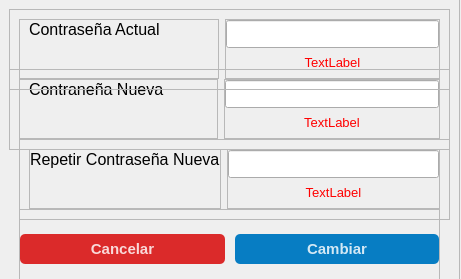
<?xml version="1.0" encoding="UTF-8"?>
<ui version="4.0">
 <class>Dialog</class>
 <widget class="QDialog" name="Dialog">
  <property name="geometry">
   <rect>
    <x>0</x>
    <y>0</y>
    <width>461</width>
    <height>279</height>
   </rect>
  </property>
  <property name="windowTitle">
   <string>Dialog</string>
  </property>
  <widget class="QFrame" name="frame">
   <property name="geometry">
    <rect>
     <x>-1</x>
     <y>-1</y>
     <width>461</width>
     <height>311</height>
    </rect>
   </property>
   <property name="frameShape">
    <enum>QFrame::StyledPanel</enum>
   </property>
   <property name="frameShadow">
    <enum>QFrame::Raised</enum>
   </property>
   <widget class="QFrame" name="frame_7">
    <property name="geometry">
     <rect>
      <x>20</x>
      <y>140</y>
      <width>431</width>
      <height>81</height>
     </rect>
    </property>
    <property name="frameShape">
     <enum>QFrame::StyledPanel</enum>
    </property>
    <property name="frameShadow">
     <enum>QFrame::Raised</enum>
    </property>
    <layout class="QGridLayout" name="gridLayout_3">
     <item row="0" column="0">
      <widget class="QFrame" name="frame_6">
       <property name="frameShape">
        <enum>QFrame::StyledPanel</enum>
       </property>
       <property name="frameShadow">
        <enum>QFrame::Raised</enum>
       </property>
       <layout class="QVBoxLayout" name="verticalLayout_5">
        <property name="leftMargin">
         <number>0</number>
        </property>
        <property name="topMargin">
         <number>0</number>
        </property>
        <property name="rightMargin">
         <number>0</number>
        </property>
        <item>
         <widget class="QLabel" name="label_3">
          <property name="font">
           <font>
            <pointsize>12</pointsize>
           </font>
          </property>
          <property name="text">
           <string>Repetir Contraseña Nueva</string>
          </property>
          <property name="alignment">
           <set>Qt::AlignLeading|Qt::AlignLeft|Qt::AlignTop</set>
          </property>
         </widget>
        </item>
        <item>
         <widget class="QLabel" name="label_7">
          <property name="text">
           <string/>
          </property>
         </widget>
        </item>
       </layout>
      </widget>
     </item>
     <item row="0" column="1">
      <widget class="QFrame" name="frame_5">
       <property name="minimumSize">
        <size>
         <width>0</width>
         <height>40</height>
        </size>
       </property>
       <property name="maximumSize">
        <size>
         <width>16777215</width>
         <height>60</height>
        </size>
       </property>
       <property name="frameShape">
        <enum>QFrame::StyledPanel</enum>
       </property>
       <property name="frameShadow">
        <enum>QFrame::Raised</enum>
       </property>
       <layout class="QVBoxLayout" name="verticalLayout_4">
        <property name="spacing">
         <number>0</number>
        </property>
        <property name="leftMargin">
         <number>0</number>
        </property>
        <property name="topMargin">
         <number>0</number>
        </property>
        <property name="rightMargin">
         <number>0</number>
        </property>
        <property name="bottomMargin">
         <number>2</number>
        </property>
        <item>
         <widget class="QLineEdit" name="passNuevaRep">
          <property name="maximumSize">
           <size>
            <width>16777215</width>
            <height>30</height>
           </size>
          </property>
          <property name="echoMode">
           <enum>QLineEdit::Password</enum>
          </property>
         </widget>
        </item>
        <item>
         <widget class="QLabel" name="nueva1">
          <property name="font">
           <font>
            <pointsize>10</pointsize>
           </font>
          </property>
          <property name="styleSheet">
           <string notr="true">color: rgb(255, 0, 0);</string>
          </property>
          <property name="text">
           <string>TextLabel</string>
          </property>
          <property name="alignment">
           <set>Qt::AlignCenter</set>
          </property>
         </widget>
        </item>
       </layout>
      </widget>
     </item>
    </layout>
   </widget>
   <widget class="QFrame" name="frame_8">
    <property name="geometry">
     <rect>
      <x>10</x>
      <y>70</y>
      <width>441</width>
      <height>81</height>
     </rect>
    </property>
    <property name="frameShape">
     <enum>QFrame::StyledPanel</enum>
    </property>
    <property name="frameShadow">
     <enum>QFrame::Raised</enum>
    </property>
    <layout class="QGridLayout" name="gridLayout">
     <item row="0" column="0">
      <widget class="QFrame" name="frame_9">
       <property name="frameShape">
        <enum>QFrame::StyledPanel</enum>
       </property>
       <property name="frameShadow">
        <enum>QFrame::Raised</enum>
       </property>
       <layout class="QVBoxLayout" name="verticalLayout_6">
        <property name="topMargin">
         <number>0</number>
        </property>
        <item>
         <widget class="QLabel" name="label_8">
          <property name="font">
           <font>
            <pointsize>12</pointsize>
           </font>
          </property>
          <property name="text">
           <string>Contraneña Nueva          </string>
          </property>
          <property name="alignment">
           <set>Qt::AlignLeading|Qt::AlignLeft|Qt::AlignTop</set>
          </property>
         </widget>
        </item>
        <item>
         <widget class="QLabel" name="label_9">
          <property name="text">
           <string/>
          </property>
         </widget>
        </item>
       </layout>
      </widget>
     </item>
     <item row="0" column="1">
      <widget class="QFrame" name="frame_10">
       <property name="maximumSize">
        <size>
         <width>16777215</width>
         <height>60</height>
        </size>
       </property>
       <property name="frameShape">
        <enum>QFrame::StyledPanel</enum>
       </property>
       <property name="frameShadow">
        <enum>QFrame::Raised</enum>
       </property>
       <layout class="QVBoxLayout" name="verticalLayout_7">
        <property name="spacing">
         <number>0</number>
        </property>
        <property name="leftMargin">
         <number>0</number>
        </property>
        <property name="topMargin">
         <number>0</number>
        </property>
        <property name="rightMargin">
         <number>0</number>
        </property>
        <property name="bottomMargin">
         <number>2</number>
        </property>
        <item>
         <widget class="QLineEdit" name="passNueva">
          <property name="maximumSize">
           <size>
            <width>16777215</width>
            <height>30</height>
           </size>
          </property>
          <property name="echoMode">
           <enum>QLineEdit::Password</enum>
          </property>
         </widget>
        </item>
        <item>
         <widget class="QLabel" name="nueva">
          <property name="font">
           <font>
            <pointsize>10</pointsize>
           </font>
          </property>
          <property name="styleSheet">
           <string notr="true">color: rgb(255, 0, 0);</string>
          </property>
          <property name="text">
           <string>TextLabel</string>
          </property>
          <property name="alignment">
           <set>Qt::AlignCenter</set>
          </property>
         </widget>
        </item>
       </layout>
      </widget>
     </item>
    </layout>
   </widget>
   <widget class="QFrame" name="frame_11">
    <property name="geometry">
     <rect>
      <x>10</x>
      <y>10</y>
      <width>441</width>
      <height>81</height>
     </rect>
    </property>
    <property name="frameShape">
     <enum>QFrame::StyledPanel</enum>
    </property>
    <property name="frameShadow">
     <enum>QFrame::Raised</enum>
    </property>
    <layout class="QGridLayout" name="gridLayout_2">
     <item row="0" column="0">
      <widget class="QFrame" name="frame_12">
       <property name="maximumSize">
        <size>
         <width>16777215</width>
         <height>100</height>
        </size>
       </property>
       <property name="frameShape">
        <enum>QFrame::StyledPanel</enum>
       </property>
       <property name="frameShadow">
        <enum>QFrame::Raised</enum>
       </property>
       <layout class="QVBoxLayout" name="verticalLayout_8">
        <property name="spacing">
         <number>0</number>
        </property>
        <property name="topMargin">
         <number>0</number>
        </property>
        <property name="rightMargin">
         <number>0</number>
        </property>
        <property name="bottomMargin">
         <number>0</number>
        </property>
        <item>
         <widget class="QLabel" name="label_11">
          <property name="font">
           <font>
            <pointsize>12</pointsize>
           </font>
          </property>
          <property name="text">
           <string>Contraseña Actual             </string>
          </property>
          <property name="alignment">
           <set>Qt::AlignLeading|Qt::AlignLeft|Qt::AlignTop</set>
          </property>
         </widget>
        </item>
        <item>
         <widget class="QLabel" name="label_12">
          <property name="text">
           <string/>
          </property>
         </widget>
        </item>
       </layout>
      </widget>
     </item>
     <item row="0" column="1">
      <widget class="QFrame" name="frame_13">
       <property name="maximumSize">
        <size>
         <width>16777215</width>
         <height>60</height>
        </size>
       </property>
       <property name="frameShape">
        <enum>QFrame::StyledPanel</enum>
       </property>
       <property name="frameShadow">
        <enum>QFrame::Raised</enum>
       </property>
       <layout class="QVBoxLayout" name="verticalLayout_9">
        <property name="spacing">
         <number>0</number>
        </property>
        <property name="leftMargin">
         <number>0</number>
        </property>
        <property name="topMargin">
         <number>0</number>
        </property>
        <property name="rightMargin">
         <number>0</number>
        </property>
        <property name="bottomMargin">
         <number>2</number>
        </property>
        <item>
         <widget class="QLineEdit" name="passActual">
          <property name="maximumSize">
           <size>
            <width>16777215</width>
            <height>30</height>
           </size>
          </property>
          <property name="echoMode">
           <enum>QLineEdit::Password</enum>
          </property>
         </widget>
        </item>
        <item>
         <widget class="QLabel" name="actual">
          <property name="font">
           <font>
            <pointsize>10</pointsize>
           </font>
          </property>
          <property name="styleSheet">
           <string notr="true">color: rgb(255, 0, 0);</string>
          </property>
          <property name="text">
           <string>TextLabel</string>
          </property>
          <property name="alignment">
           <set>Qt::AlignCenter</set>
          </property>
         </widget>
        </item>
       </layout>
      </widget>
     </item>
    </layout>
   </widget>
   <widget class="QFrame" name="frame_3">
    <property name="geometry">
     <rect>
      <x>20</x>
      <y>210</y>
      <width>421</width>
      <height>80</height>
     </rect>
    </property>
    <property name="sizePolicy">
     <sizepolicy hsizetype="Preferred" vsizetype="Expanding">
      <horstretch>0</horstretch>
      <verstretch>0</verstretch>
     </sizepolicy>
    </property>
    <property name="minimumSize">
     <size>
      <width>0</width>
      <height>80</height>
     </size>
    </property>
    <property name="maximumSize">
     <size>
      <width>16777215</width>
      <height>60</height>
     </size>
    </property>
    <property name="frameShape">
     <enum>QFrame::StyledPanel</enum>
    </property>
    <property name="frameShadow">
     <enum>QFrame::Raised</enum>
    </property>
    <layout class="QHBoxLayout" name="horizontalLayout">
     <property name="spacing">
      <number>10</number>
     </property>
     <property name="leftMargin">
      <number>0</number>
     </property>
     <property name="topMargin">
      <number>0</number>
     </property>
     <property name="rightMargin">
      <number>0</number>
     </property>
     <property name="bottomMargin">
      <number>0</number>
     </property>
     <item>
      <widget class="QPushButton" name="pushButton">
       <property name="maximumSize">
        <size>
         <width>16777215</width>
         <height>30</height>
        </size>
       </property>
       <property name="font">
        <font>
         <pointsize>11</pointsize>
         <bold>true</bold>
        </font>
       </property>
       <property name="styleSheet">
        <string notr="true">#pushButton{
    background-color: rgba(215, 0, 0, 210); /* Fondo rojo sólido */
    color: rgba(255, 255, 255, 210); /* Texto en blanco */
    border-radius: 5px;
}

#pushButton:hover {
    background-color: rgba(200, 0, 0, 255); /* Rojo más oscuro para el hover */
    color: rgba(255, 255, 255, 210); /* Mantenemos el texto en blanco */
}

#pushButton :pressed {
    background-color: rgba(150, 0, 0, 255); /* Rojo aún más oscuro para el estado presionado */
    padding-left: 5px; /* Efecto de presión */
    padding-top: 5px; /* Efecto de presión */
}</string>
       </property>
       <property name="text">
        <string>Cancelar</string>
       </property>
      </widget>
     </item>
     <item>
      <widget class="QPushButton" name="pushButton_2">
       <property name="maximumSize">
        <size>
         <width>16777215</width>
         <height>30</height>
        </size>
       </property>
       <property name="font">
        <font>
         <pointsize>11</pointsize>
         <bold>true</bold>
        </font>
       </property>
       <property name="styleSheet">
        <string notr="true">QPushButton{

		background-color: rgb(7, 125, 195);
	color:rgba(255, 255, 255, 210);
	border-radius:5px;
}

QPushButton:hover{
		background-color: rgb(9, 164, 253);
}

QPushButton:pressed{
	padding-left:5px;
	padding-top:5px;
	background-color:rgba(150, 123, 111, 255);
}</string>
       </property>
       <property name="text">
        <string>Cambiar</string>
       </property>
      </widget>
     </item>
    </layout>
   </widget>
  </widget>
 </widget>
 <resources/>
 <connections/>
</ui>
